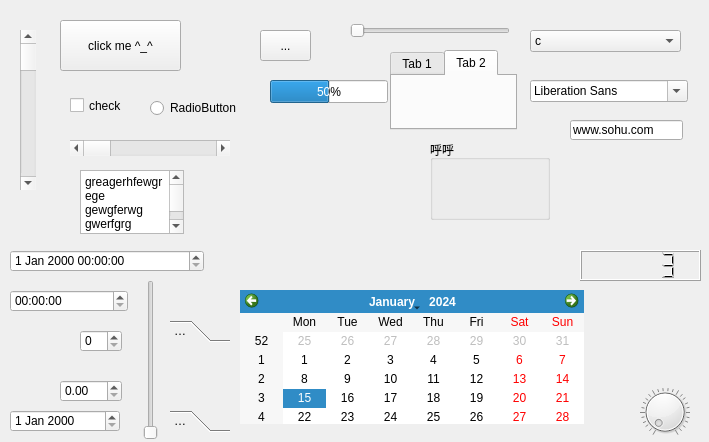
<?xml version="1.0" encoding="UTF-8"?>
<ui version="4.0">
 <class>Widget</class>
 <widget class="QWidget" name="Widget">
  <property name="enabled">
   <bool>true</bool>
  </property>
  <property name="geometry">
   <rect>
    <x>0</x>
    <y>0</y>
    <width>709</width>
    <height>442</height>
   </rect>
  </property>
  <property name="windowTitle">
   <string>Widget</string>
  </property>
  <property name="windowIcon">
   <iconset>
    <normaloff>../../嵌入式课件共享/5、C++、Qt/Qt/image/QQ_PIC/Icon_1.ico</normaloff>../../嵌入式课件共享/5、C++、Qt/Qt/image/QQ_PIC/Icon_1.ico</iconset>
  </property>
  <widget class="QPushButton" name="pushButton">
   <property name="enabled">
    <bool>true</bool>
   </property>
   <property name="geometry">
    <rect>
     <x>60</x>
     <y>20</y>
     <width>121</width>
     <height>51</height>
    </rect>
   </property>
   <property name="text">
    <string>click me ^_^</string>
   </property>
   <property name="icon">
    <iconset>
     <normaloff>C:/Documents and Settings/All Users/Documents/My Pictures/示例图片/Winter.jpg</normaloff>C:/Documents and Settings/All Users/Documents/My Pictures/示例图片/Winter.jpg</iconset>
   </property>
  </widget>
  <widget class="QRadioButton" name="radioButton">
   <property name="geometry">
    <rect>
     <x>150</x>
     <y>100</y>
     <width>89</width>
     <height>16</height>
    </rect>
   </property>
   <property name="text">
    <string>RadioButton</string>
   </property>
  </widget>
  <widget class="QCheckBox" name="checkBox">
   <property name="geometry">
    <rect>
     <x>70</x>
     <y>90</y>
     <width>71</width>
     <height>31</height>
    </rect>
   </property>
   <property name="text">
    <string>check</string>
   </property>
  </widget>
  <widget class="QToolButton" name="toolButton">
   <property name="geometry">
    <rect>
     <x>260</x>
     <y>30</y>
     <width>51</width>
     <height>31</height>
    </rect>
   </property>
   <property name="text">
    <string>...</string>
   </property>
   <property name="icon">
    <iconset>
     <normaloff>../../嵌入式课件共享/5、C++、Qt/Qt/image/wright.png</normaloff>../../嵌入式课件共享/5、C++、Qt/Qt/image/wright.png</iconset>
   </property>
   <property name="toolButtonStyle">
    <enum>Qt::ToolButtonTextUnderIcon</enum>
   </property>
  </widget>
  <widget class="QComboBox" name="comboBox">
   <property name="geometry">
    <rect>
     <x>530</x>
     <y>30</y>
     <width>151</width>
     <height>22</height>
    </rect>
   </property>
   <property name="editable">
    <bool>false</bool>
   </property>
   <item>
    <property name="text">
     <string>c</string>
    </property>
    <property name="icon">
     <iconset>
      <normaloff>../../嵌入式课件共享/5、C++、Qt/Qt/image/amarok-3.png</normaloff>../../嵌入式课件共享/5、C++、Qt/Qt/image/amarok-3.png</iconset>
    </property>
   </item>
   <item>
    <property name="text">
     <string>linux基础</string>
    </property>
   </item>
   <item>
    <property name="text">
     <string>linux系统编程</string>
    </property>
   </item>
   <item>
    <property name="text">
     <string>linux网络编程</string>
    </property>
   </item>
   <item>
    <property name="text">
     <string>c++</string>
    </property>
   </item>
   <item>
    <property name="text">
     <string>Qt</string>
    </property>
   </item>
  </widget>
  <widget class="QFontComboBox" name="fontComboBox">
   <property name="geometry">
    <rect>
     <x>530</x>
     <y>80</y>
     <width>158</width>
     <height>22</height>
    </rect>
   </property>
  </widget>
  <widget class="QLineEdit" name="lineEdit">
   <property name="geometry">
    <rect>
     <x>570</x>
     <y>120</y>
     <width>113</width>
     <height>20</height>
    </rect>
   </property>
   <property name="text">
    <string>www.sohu.com</string>
   </property>
   <property name="echoMode">
    <enum>QLineEdit::Normal</enum>
   </property>
  </widget>
  <widget class="QTextEdit" name="textEdit">
   <property name="geometry">
    <rect>
     <x>80</x>
     <y>170</y>
     <width>104</width>
     <height>64</height>
    </rect>
   </property>
   <property name="html">
    <string>&lt;!DOCTYPE HTML PUBLIC &quot;-//W3C//DTD HTML 4.0//EN&quot; &quot;http://www.w3.org/TR/REC-html40/strict.dtd&quot;&gt;
&lt;html&gt;&lt;head&gt;&lt;meta name=&quot;qrichtext&quot; content=&quot;1&quot; /&gt;&lt;style type=&quot;text/css&quot;&gt;
p, li { white-space: pre-wrap; }
&lt;/style&gt;&lt;/head&gt;&lt;body style=&quot; font-family:'宋体'; font-size:9pt; font-weight:400; font-style:normal;&quot;&gt;
&lt;p style=&quot; margin-top:0px; margin-bottom:0px; margin-left:0px; margin-right:0px; -qt-block-indent:0; text-indent:0px;&quot;&gt;greagerhfewgrege&lt;/p&gt;
&lt;p style=&quot; margin-top:0px; margin-bottom:0px; margin-left:0px; margin-right:0px; -qt-block-indent:0; text-indent:0px;&quot;&gt;gewgferwg&lt;/p&gt;
&lt;p style=&quot; margin-top:0px; margin-bottom:0px; margin-left:0px; margin-right:0px; -qt-block-indent:0; text-indent:0px;&quot;&gt;gwerfgrg&lt;/p&gt;
&lt;p style=&quot; margin-top:0px; margin-bottom:0px; margin-left:0px; margin-right:0px; -qt-block-indent:0; text-indent:0px;&quot;&gt;grwgrgwrg&lt;/p&gt;
&lt;p style=&quot; margin-top:0px; margin-bottom:0px; margin-left:0px; margin-right:0px; -qt-block-indent:0; text-indent:0px;&quot;&gt;gre个人&lt;/p&gt;
&lt;p style=&quot;-qt-paragraph-type:empty; margin-top:0px; margin-bottom:0px; margin-left:0px; margin-right:0px; -qt-block-indent:0; text-indent:0px;&quot;&gt;&lt;/p&gt;
&lt;p style=&quot; margin-top:0px; margin-bottom:0px; margin-left:0px; margin-right:0px; -qt-block-indent:0; text-indent:0px;&quot;&gt;gwregr rggw&lt;/p&gt;
&lt;p style=&quot;-qt-paragraph-type:empty; margin-top:0px; margin-bottom:0px; margin-left:0px; margin-right:0px; -qt-block-indent:0; text-indent:0px;&quot;&gt;&lt;/p&gt;
&lt;p style=&quot; margin-top:0px; margin-bottom:0px; margin-left:0px; margin-right:0px; -qt-block-indent:0; text-indent:0px;&quot;&gt;grwgewrgehd个 &lt;/p&gt;
&lt;p style=&quot;-qt-paragraph-type:empty; margin-top:0px; margin-bottom:0px; margin-left:0px; margin-right:0px; -qt-block-indent:0; text-indent:0px;&quot;&gt;&lt;/p&gt;
&lt;p style=&quot; margin-top:0px; margin-bottom:0px; margin-left:0px; margin-right:0px; -qt-block-indent:0; text-indent:0px;&quot;&gt;grw刚刚好&lt;/p&gt;
&lt;p style=&quot;-qt-paragraph-type:empty; margin-top:0px; margin-bottom:0px; margin-left:0px; margin-right:0px; -qt-block-indent:0; text-indent:0px;&quot;&gt;&lt;/p&gt;
&lt;p style=&quot; margin-top:0px; margin-bottom:0px; margin-left:0px; margin-right:0px; -qt-block-indent:0; text-indent:0px;&quot;&gt;个人给我如果&lt;/p&gt;
&lt;p style=&quot; margin-top:0px; margin-bottom:0px; margin-left:0px; margin-right:0px; -qt-block-indent:0; text-indent:0px;&quot;&gt; rgwr&lt;/p&gt;&lt;/body&gt;&lt;/html&gt;</string>
   </property>
  </widget>
  <widget class="QDoubleSpinBox" name="doubleSpinBox">
   <property name="geometry">
    <rect>
     <x>60</x>
     <y>380</y>
     <width>62</width>
     <height>22</height>
    </rect>
   </property>
  </widget>
  <widget class="QTimeEdit" name="timeEdit">
   <property name="geometry">
    <rect>
     <x>10</x>
     <y>290</y>
     <width>118</width>
     <height>22</height>
    </rect>
   </property>
  </widget>
  <widget class="QDateEdit" name="dateEdit">
   <property name="geometry">
    <rect>
     <x>10</x>
     <y>410</y>
     <width>110</width>
     <height>22</height>
    </rect>
   </property>
  </widget>
  <widget class="QDial" name="dial">
   <property name="geometry">
    <rect>
     <x>640</x>
     <y>380</y>
     <width>50</width>
     <height>64</height>
    </rect>
   </property>
   <property name="notchesVisible">
    <bool>true</bool>
   </property>
  </widget>
  <widget class="QDateTimeEdit" name="dateTimeEdit">
   <property name="geometry">
    <rect>
     <x>10</x>
     <y>250</y>
     <width>194</width>
     <height>22</height>
    </rect>
   </property>
  </widget>
  <widget class="QScrollBar" name="horizontalScrollBar">
   <property name="geometry">
    <rect>
     <x>70</x>
     <y>140</y>
     <width>160</width>
     <height>16</height>
    </rect>
   </property>
   <property name="orientation">
    <enum>Qt::Horizontal</enum>
   </property>
  </widget>
  <widget class="QSlider" name="horizontalSlider">
   <property name="geometry">
    <rect>
     <x>350</x>
     <y>20</y>
     <width>160</width>
     <height>21</height>
    </rect>
   </property>
   <property name="orientation">
    <enum>Qt::Horizontal</enum>
   </property>
  </widget>
  <widget class="QSlider" name="verticalSlider">
   <property name="geometry">
    <rect>
     <x>140</x>
     <y>280</y>
     <width>21</width>
     <height>160</height>
    </rect>
   </property>
   <property name="orientation">
    <enum>Qt::Vertical</enum>
   </property>
  </widget>
  <widget class="QScrollBar" name="verticalScrollBar">
   <property name="geometry">
    <rect>
     <x>20</x>
     <y>30</y>
     <width>16</width>
     <height>160</height>
    </rect>
   </property>
   <property name="orientation">
    <enum>Qt::Vertical</enum>
   </property>
  </widget>
  <widget class="QLabel" name="label">
   <property name="geometry">
    <rect>
     <x>250</x>
     <y>150</y>
     <width>161</width>
     <height>131</height>
    </rect>
   </property>
   <property name="text">
    <string/>
   </property>
   <property name="pixmap">
    <pixmap>../../嵌入式课件共享/5、C++、Qt/Qt/image/chatQQ.gif</pixmap>
   </property>
   <property name="scaledContents">
    <bool>true</bool>
   </property>
  </widget>
  <widget class="QCalendarWidget" name="calendarWidget">
   <property name="geometry">
    <rect>
     <x>240</x>
     <y>290</y>
     <width>344</width>
     <height>134</height>
    </rect>
   </property>
  </widget>
  <widget class="QProgressBar" name="progressBar">
   <property name="geometry">
    <rect>
     <x>270</x>
     <y>80</y>
     <width>118</width>
     <height>23</height>
    </rect>
   </property>
   <property name="maximum">
    <number>100</number>
   </property>
   <property name="value">
    <number>50</number>
   </property>
  </widget>
  <widget class="QGroupBox" name="groupBox">
   <property name="geometry">
    <rect>
     <x>430</x>
     <y>140</y>
     <width>120</width>
     <height>80</height>
    </rect>
   </property>
   <property name="title">
    <string>呼呼</string>
   </property>
  </widget>
  <widget class="QSpinBox" name="spinBox">
   <property name="geometry">
    <rect>
     <x>80</x>
     <y>330</y>
     <width>42</width>
     <height>22</height>
    </rect>
   </property>
  </widget>
  <widget class="QLCDNumber" name="lcdNumber">
   <property name="geometry">
    <rect>
     <x>580</x>
     <y>250</y>
     <width>121</width>
     <height>31</height>
    </rect>
   </property>
   <property name="mode">
    <enum>QLCDNumber::Dec</enum>
   </property>
   <property name="value" stdset="0">
    <double>3.140000000000000</double>
   </property>
   <property name="intValue" stdset="0">
    <number>3</number>
   </property>
  </widget>
  <widget class="QToolBox" name="toolBox">
   <property name="geometry">
    <rect>
     <x>170</x>
     <y>320</y>
     <width>60</width>
     <height>112</height>
    </rect>
   </property>
   <property name="currentIndex">
    <number>0</number>
   </property>
   <widget class="QWidget" name="page">
    <property name="geometry">
     <rect>
      <x>0</x>
      <y>0</y>
      <width>60</width>
      <height>60</height>
     </rect>
    </property>
    <attribute name="label">
     <string>Page 1</string>
    </attribute>
   </widget>
   <widget class="QWidget" name="page_2">
    <property name="geometry">
     <rect>
      <x>0</x>
      <y>0</y>
      <width>60</width>
      <height>60</height>
     </rect>
    </property>
    <attribute name="label">
     <string>Page 2</string>
    </attribute>
   </widget>
  </widget>
  <widget class="QTabWidget" name="tabWidget">
   <property name="geometry">
    <rect>
     <x>390</x>
     <y>50</y>
     <width>127</width>
     <height>80</height>
    </rect>
   </property>
   <property name="currentIndex">
    <number>1</number>
   </property>
   <widget class="QWidget" name="tab">
    <attribute name="title">
     <string>Tab 1</string>
    </attribute>
   </widget>
   <widget class="QWidget" name="tab_2">
    <attribute name="title">
     <string>Tab 2</string>
    </attribute>
   </widget>
  </widget>
  <zorder>calendarWidget</zorder>
  <zorder>pushButton</zorder>
  <zorder>radioButton</zorder>
  <zorder>checkBox</zorder>
  <zorder>toolButton</zorder>
  <zorder>comboBox</zorder>
  <zorder>fontComboBox</zorder>
  <zorder>lineEdit</zorder>
  <zorder>textEdit</zorder>
  <zorder>doubleSpinBox</zorder>
  <zorder>timeEdit</zorder>
  <zorder>dateEdit</zorder>
  <zorder>dial</zorder>
  <zorder>dateTimeEdit</zorder>
  <zorder>horizontalScrollBar</zorder>
  <zorder>horizontalSlider</zorder>
  <zorder>verticalSlider</zorder>
  <zorder>verticalScrollBar</zorder>
  <zorder>label</zorder>
  <zorder>progressBar</zorder>
  <zorder>groupBox</zorder>
  <zorder>spinBox</zorder>
  <zorder>lcdNumber</zorder>
  <zorder>toolBox</zorder>
  <zorder>tabWidget</zorder>
 </widget>
 <layoutdefault spacing="6" margin="11"/>
 <resources/>
 <connections/>
</ui>
